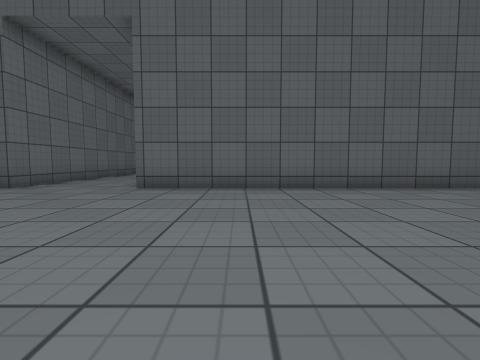
view 1 (above)

20 first-person views from a walk through a Unity game level. The camera is 0.64 m above the floor, tilts 4° down and sees 85° across. Doors are open. The floor is counted in squares, 1 m on a side. Each view is taken from the middle of a square. On the plan, view 1 faces up. The plan holds only what a view shows up to about 9 squares ahead; the rest is blank. The place goes on beyond the plan. Some surface patterns are stand-ins.

view 2
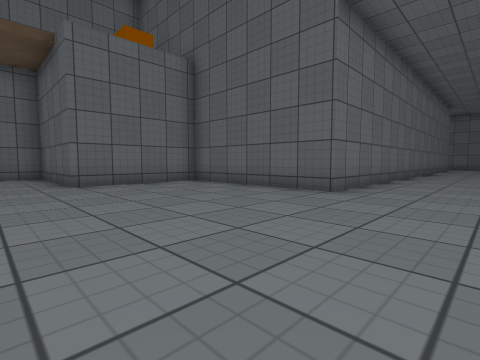

view 3
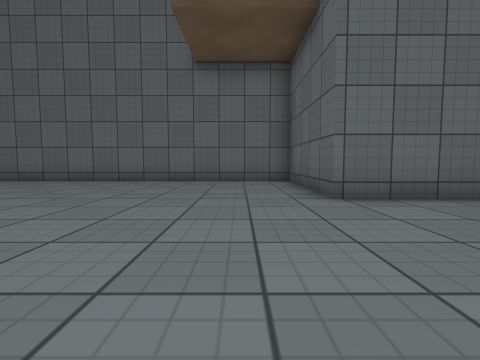

view 4
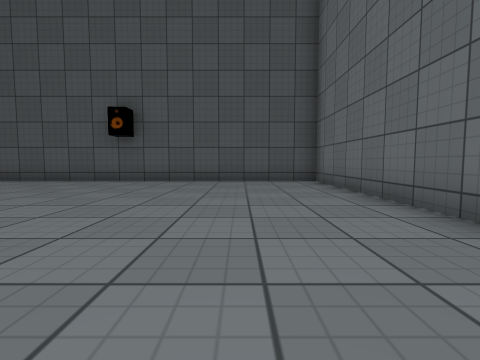

view 5
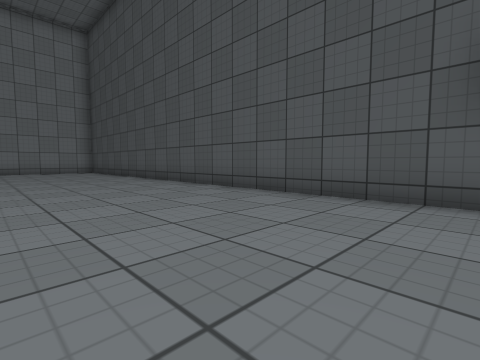

view 6
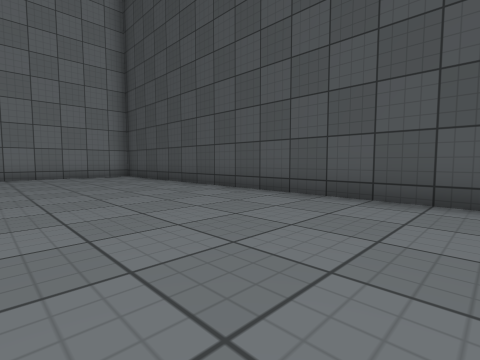

view 7
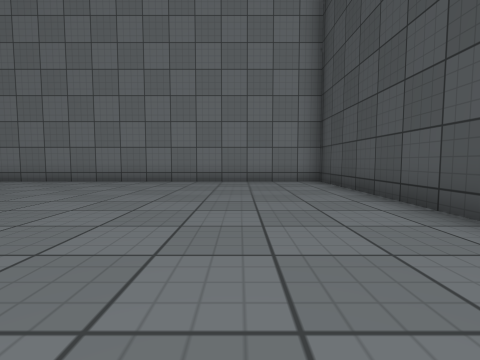

view 8
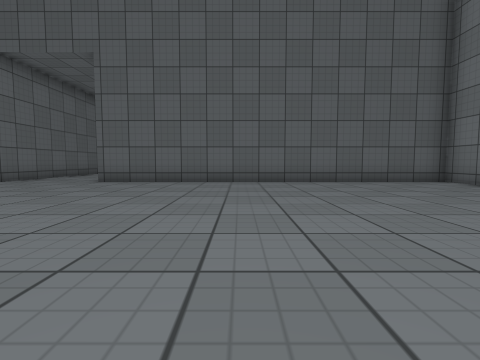

view 9
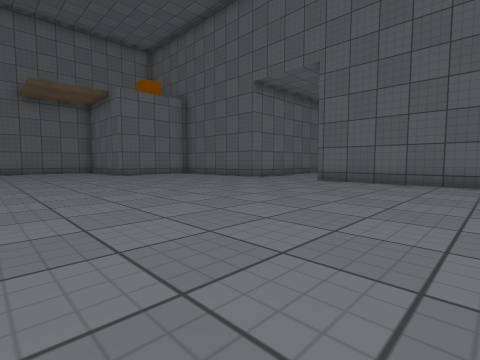

view 10
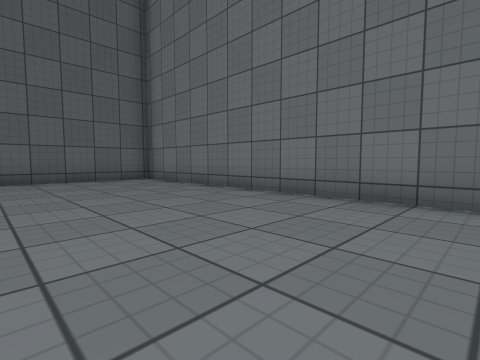

view 11
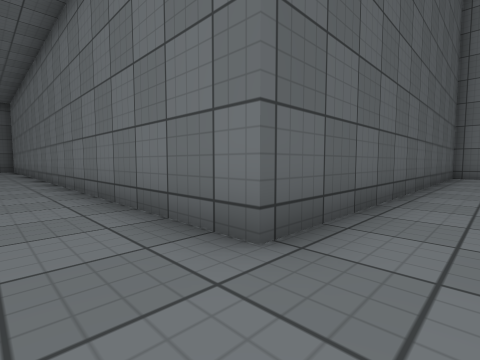

view 12
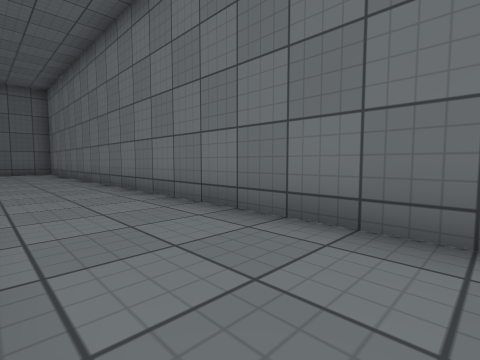

view 13
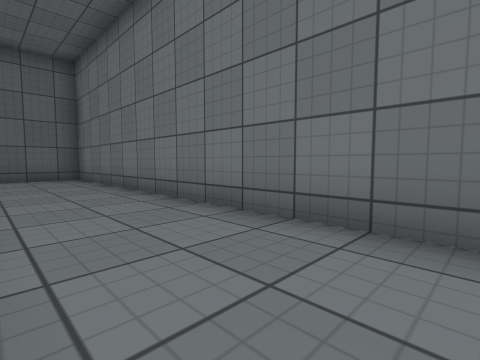

view 14
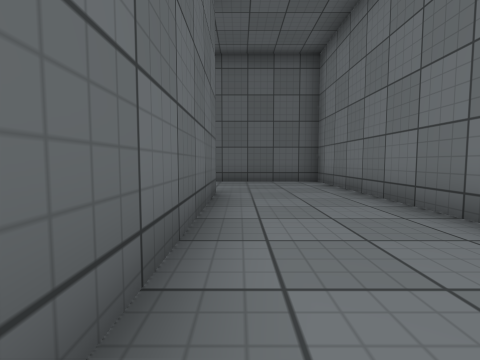

view 15
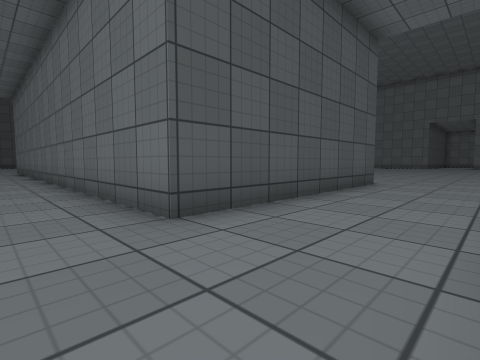

view 16
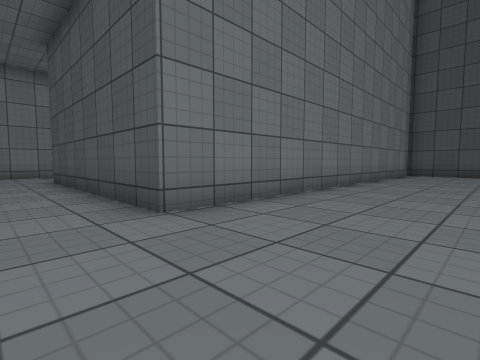

view 17
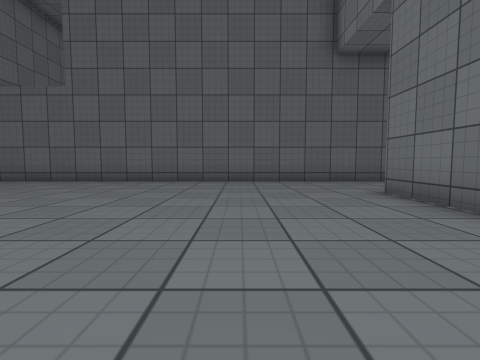

view 18
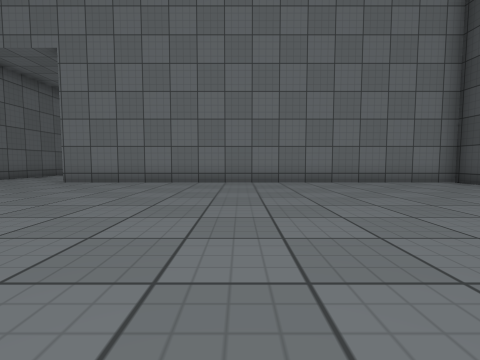

view 19
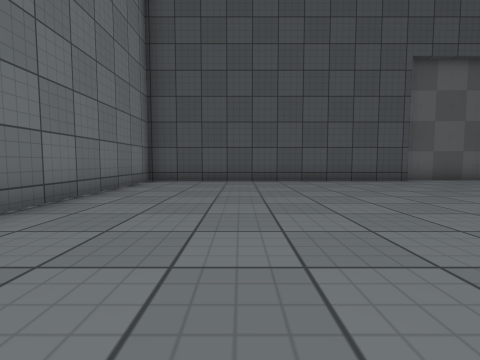

view 20
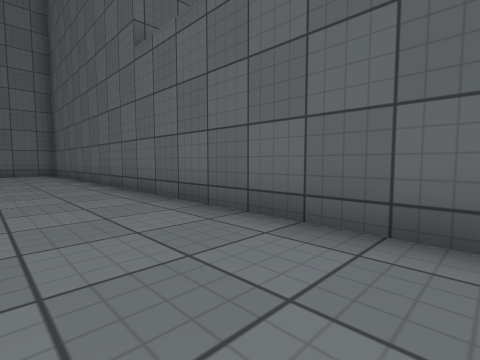

### Floor plan
Points are (right, up) in squares from view 1. A wall is a line through its corners. A room is listed if a view was taken in it or the views show most of it. See-through windows are left out.
Room 1 (views 1, 2, 3, 4, 5, 6, 7, 8, 9, 10, 11, 12, 13, 14, 15)
walls: (-5.5, 11.4) (-5.5, 6.3) (-10.5, 6.3) (-10.5, 2.6) (-14.5, 2.6) (-14.5, -8.6) (8.5, -8.6) (8.5, 6.3) (-2.5, 6.3) (-2.5, 25.4) (-5.9, 25.4); (-12, 22.4) (-5.5, 22.4) (-5.5, 13.8); (-10.2, 25.4) (-13.4, 25.4)
ways out: opening at (-12.7, 24) to room 2
Room 2 (views 16, 17, 18, 19, 20)
walls: (-20.6, 10.4) (-12, 10.4) (-12, 22.4); (-23.1, 10.2) (-20.6, 10.2); (-13.4, 25.4) (-27.5, 25.4)
ways out: opening at (-12.7, 24) to room 1

Positions as (right, up) in squares from view 1, and headings:
1: (0, 0), facing up
2: (-3, 1), facing up-left
3: (-6, 1), facing left
4: (-12, 0), facing down
5: (-8, -4), facing down-right
6: (-3, -4), facing down-right
7: (0, -6), facing right
8: (2, -2), facing up
9: (2, -2), facing up-left
10: (4, -3), facing up-right
11: (-4, 5), facing up-right
12: (-5, 10), facing up-right
13: (-5, 15), facing up-right
14: (-5, 17), facing up
15: (-4, 25), facing down-left
16: (-15, 24), facing down-right
17: (-15, 17), facing up
18: (-20, 17), facing right
19: (-15, 19), facing down
20: (-18, 23), facing up-left
